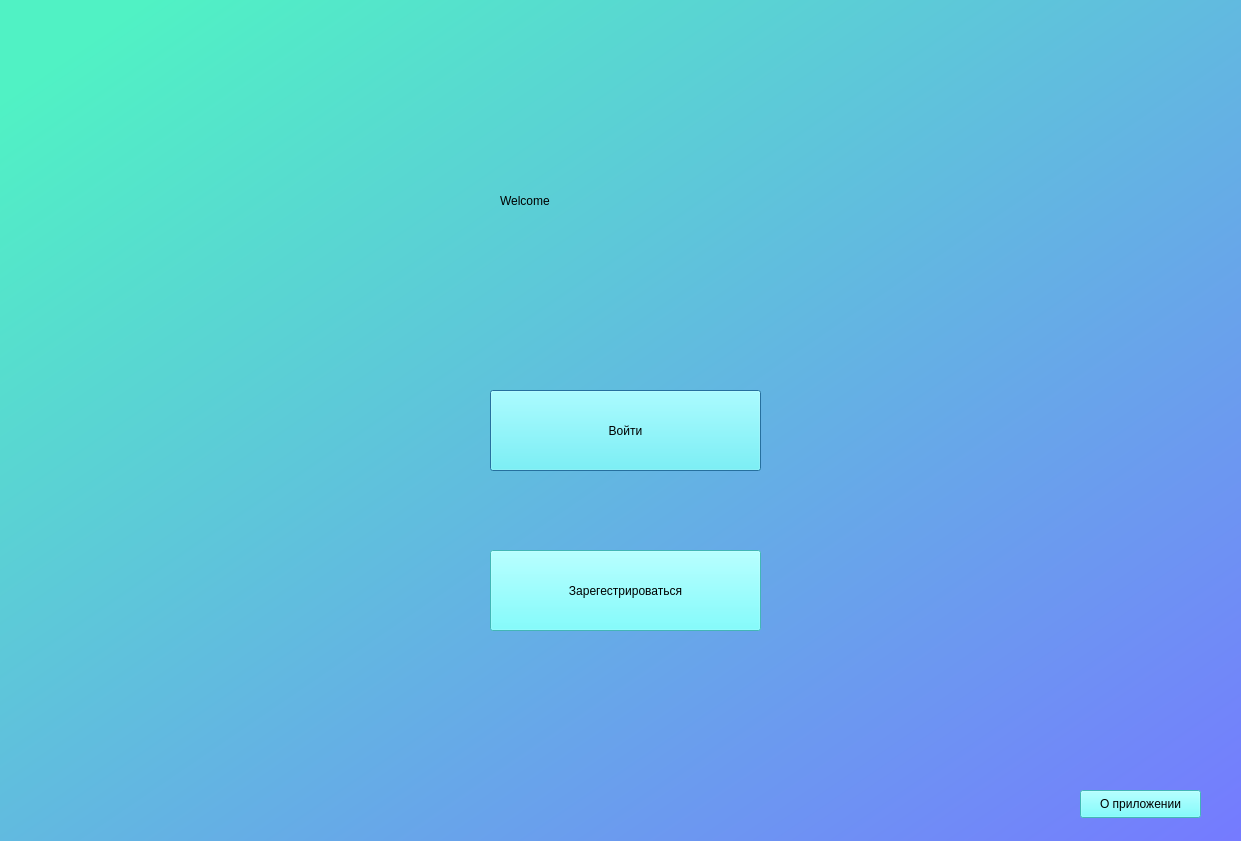
<?xml version="1.0" encoding="UTF-8"?>
<ui version="4.0">
 <class>Dialog</class>
 <widget class="QDialog" name="Dialog">
  <property name="geometry">
   <rect>
    <x>0</x>
    <y>0</y>
    <width>1241</width>
    <height>841</height>
   </rect>
  </property>
  <property name="windowTitle">
   <string>Dialog</string>
  </property>
  <property name="styleSheet">
   <string notr="true"/>
  </property>
  <widget class="QWidget" name="widget" native="true">
   <property name="geometry">
    <rect>
     <x>0</x>
     <y>0</y>
     <width>1241</width>
     <height>841</height>
    </rect>
   </property>
   <property name="styleSheet">
    <string notr="true">QWidget#widget{
background-color: qlineargradient(spread:pad, x1:0.0547264, y1:0.063, x2:1, y2:1, stop:0 rgba(80, 242, 196, 255), stop:1 rgba(117, 122, 255, 255));}</string>
   </property>
   <widget class="QPushButton" name="login_b">
    <property name="geometry">
     <rect>
      <x>490</x>
      <y>390</y>
      <width>271</width>
      <height>81</height>
     </rect>
    </property>
    <property name="styleSheet">
     <string notr="true">
font: 14pt &quot;Calibri&quot;;
background-color: rgb(93, 255, 255);</string>
    </property>
    <property name="text">
     <string>Войти</string>
    </property>
   </widget>
   <widget class="QPushButton" name="logup_b">
    <property name="geometry">
     <rect>
      <x>490</x>
      <y>550</y>
      <width>271</width>
      <height>81</height>
     </rect>
    </property>
    <property name="styleSheet">
     <string notr="true">
font: 14pt &quot;Calibri&quot;;
background-color: rgb(93, 255, 255);</string>
    </property>
    <property name="text">
     <string>Зарегестрироваться</string>
    </property>
   </widget>
   <widget class="QLabel" name="label">
    <property name="geometry">
     <rect>
      <x>500</x>
      <y>150</y>
      <width>251</width>
      <height>101</height>
     </rect>
    </property>
    <property name="styleSheet">
     <string notr="true">font: 36pt &quot;MS Shell Dlg 2&quot;;</string>
    </property>
    <property name="text">
     <string>Welcome</string>
    </property>
   </widget>
   <widget class="QPushButton" name="about_b">
    <property name="geometry">
     <rect>
      <x>1080</x>
      <y>790</y>
      <width>121</width>
      <height>28</height>
     </rect>
    </property>
    <property name="styleSheet">
     <string notr="true">background-color: rgb(93, 255, 255);
font: 10pt &quot;Calibri&quot;;
</string>
    </property>
    <property name="text">
     <string>О приложении</string>
    </property>
   </widget>
  </widget>
 </widget>
 <resources>
  <include location="lockscreenim..qrc"/>
 </resources>
 <connections/>
</ui>
